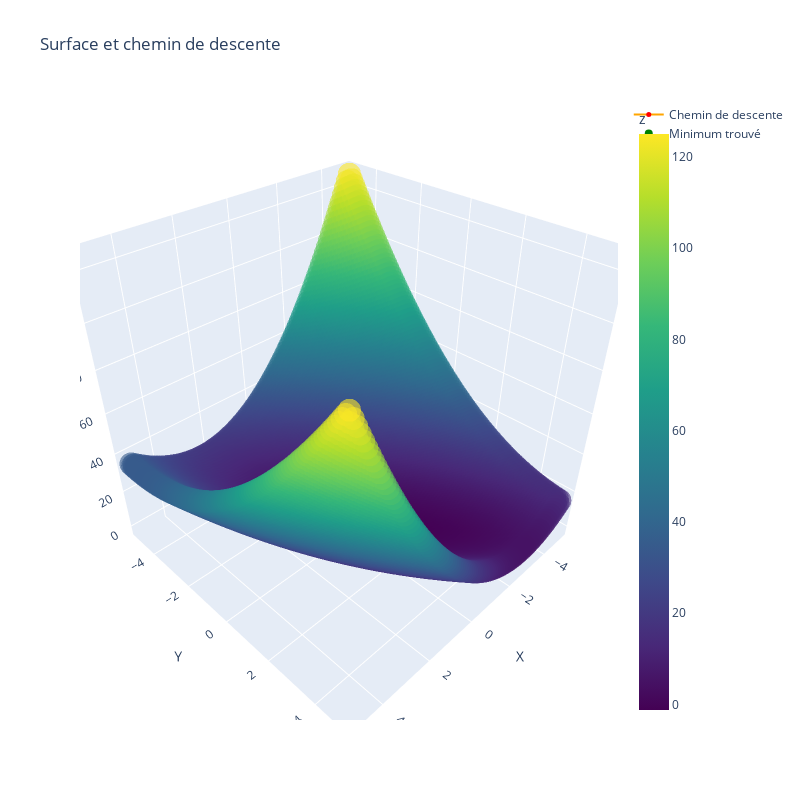

Write notebook code for a chart like this one.
### Markdown cell above
En calculant à la main le minimum, on trouve x* = (-1, 3/2) et donc f(x*) = -5/4.

### Code cell
import numpy as np
import numpy.linalg as alg
import pandas as pd
import plotly.express as px

def fonction(x, y):
    return x - y + 2 * x**2 + 2 * x * y + y**2

def gradient(x, y):
    df_dx = 4 * x + 2 * y + 1
    df_dy = 2 * x + 2 * y - 1
    return np.array([df_dx, df_dy])

def descente_gradient(point_depart, pas, precision):
    point_actuel = np.array(point_depart)
    chemin = [point_actuel]
    while np.linalg.norm(gradient(point_actuel[0], point_actuel[1])) >= precision:
        grad = gradient(point_actuel[0], point_actuel[1])
        point_actuel = point_actuel - pas * grad
        chemin.append(point_actuel)
    return np.array(chemin)

depart = [3, 4]
pas = 0.1
precision = 1e-2

chemin = descente_gradient(depart, pas, precision)
minimum = chemin[-1]
minth = np.array([-1,1.5])
delta = alg.norm(minth - minimum)/alg.norm(minth)
print(f"l'erreur relative est delta = {delta}.")
x_vals = np.linspace(-5, 5, 100)
y_vals = np.linspace(-5, 5, 100)
X, Y = np.meshgrid(x_vals, y_vals)
Z = fonction(X, Y)

surface_donnees = pd.DataFrame({
    'x': X.ravel(),
    'y': Y.ravel(),
    'z': Z.ravel()
})

chemin_donnees = pd.DataFrame({
    'x': chemin[:, 0],
    'y': chemin[:, 1],
    'z': [fonction(x, y) for x, y in chemin]
})

fig = px.scatter_3d(
    surface_donnees,
    x='x',
    y='y',
    z='z',
    opacity=0.6,
    color='z',
    color_continuous_scale='Viridis',
    title="Surface et chemin de descente"
)

fig.add_scatter3d(
    x=chemin_donnees['x'],
    y=chemin_donnees['y'],
    z=chemin_donnees['z'],
    mode='markers+lines',
    marker=dict(size=5, color='red'),
    line=dict(color='orange', width=2),
    name="Chemin de descente"
)

fig.add_scatter3d(
    x=[minimum[0]],
    y=[minimum[1]],
    z=[fonction(minimum[0], minimum[1])],
    mode='markers',
    marker=dict(size=8, color='green'),
    name='Minimum trouvé'
)

fig.update_layout(
    scene=dict(
        xaxis_title="X",
        yaxis_title="Y",
        zaxis_title="Z"
    ),
    width=800,
    height=800
)

### Figure 1 — Plotly figure (JSON) as saved in the notebook; plotly's stock layout.template omitted (floating-point values rounded to 4 significant figures; data arrays with more than 128 entries replaced by an {"elided": "..."} marker saying what was removed)
{"data": [{"hovertemplate": "x=%{x}<br>y=%{y}<br>z=%{marker.color}<extra></extra>", "legendgroup": "", "marker": {"color": {"elided": "10000 float values"}, "coloraxis": "coloraxis", "opacity": 0.6, "symbol": "circle"}, "mode": "markers", "name": "", "scene": "scene", "showlegend": false, "type": "scatter3d", "x": {"elided": "10000 float values"}, "y": {"elided": "10000 float values"}, "z": {"elided": "10000 float values"}}, {"line": {"color": "orange", "width": 2}, "marker": {"color": "red", "size": 5}, "mode": "markers+lines", "name": "Chemin de descente", "type": "scatter3d", "x": [3, 0.9, -0.1, -0.576, -0.8024, -0.9099, -0.9608, -0.9848, -0.996, -1.001, -1.003, -1.004, -1.004], "y": [4, 2.7, 2.08, 1.784, 1.642, 1.574, 1.542, 1.525, 1.517, 1.513, 1.511, 1.509, 1.508], "z": [57, 11.97, 1.75, -0.569, -1.095, -1.215, -1.242, -1.248, -1.25, -1.25, -1.25, -1.25, -1.25]}, {"marker": {"color": "green", "size": 8}, "mode": "markers", "name": "Minimum trouvé", "type": "scatter3d", "x": [-1.004], "y": [1.508], "z": [-1.25]}], "layout": {"coloraxis": {"colorbar": {"title": {"text": "z"}}, "colorscale": [[0, "#440154"], [0.1111, "#482878"], [0.2222, "#3e4989"], [0.3333, "#31688e"], [0.4444, "#26828e"], [0.5556, "#1f9e89"], [0.6667, "#35b779"], [0.7778, "#6ece58"], [0.8889, "#b5de2b"], [1, "#fde725"]]}, "height": 800, "legend": {"tracegroupgap": 0}, "scene": {"domain": {"x": [0, 1], "y": [0, 1]}, "xaxis": {"title": {"text": "X"}}, "yaxis": {"title": {"text": "Y"}}, "zaxis": {"title": {"text": "Z"}}}, "title": {"text": "Surface et chemin de descente"}, "width": 800}}
